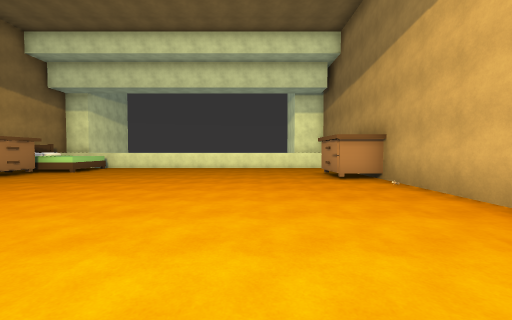
View 1 (above)

15 first-person views from a walk through a scene from a Unity 3-D project. The camera is 1.5 m above the floor, tilts 2° down and sees 90° across. Doors are open. The floor is counted in squares, 2 m on a side. Each view is taken from the middle of a square. On the plan, view 1 faces up. The plan holds only what a view shows up to about 9 squares ahead; the rest is blank. The place goes on beyond the plan. The player character is not drawn.

View 2
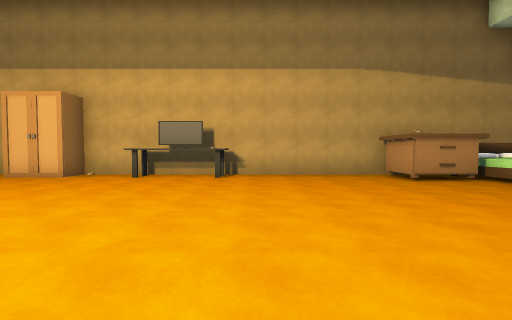

View 3
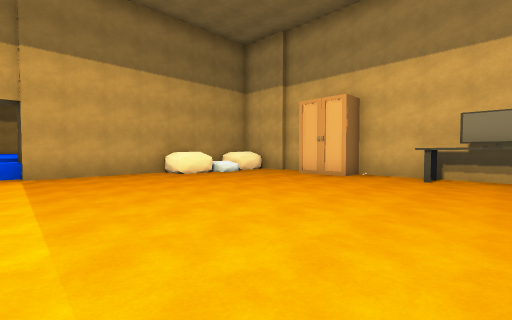

View 4
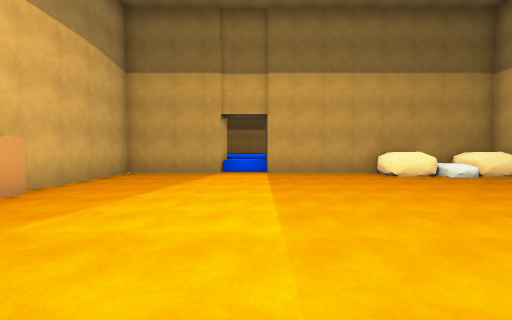

View 5
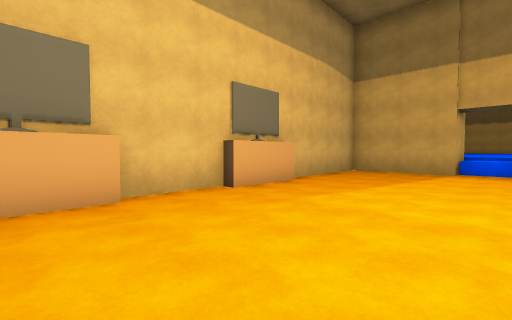

View 6
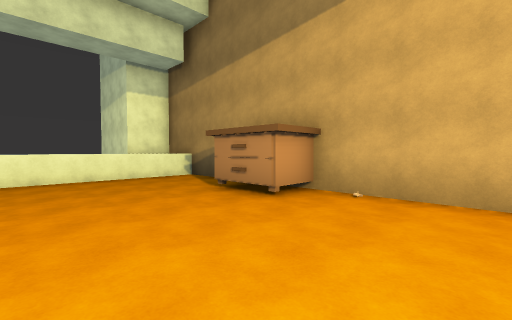

View 7
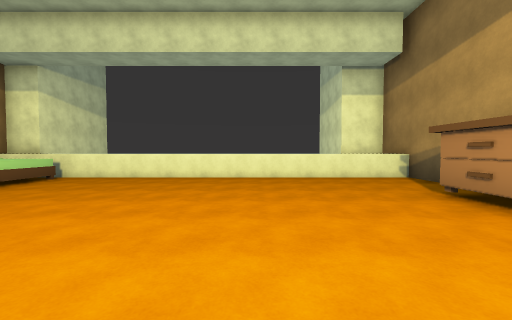

View 8
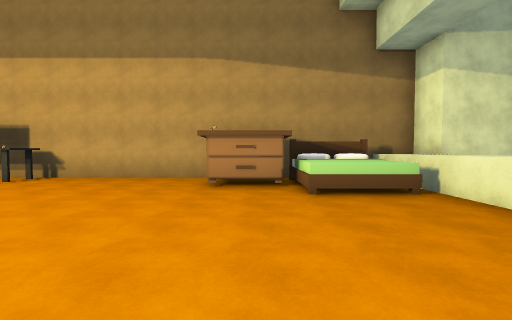

View 9
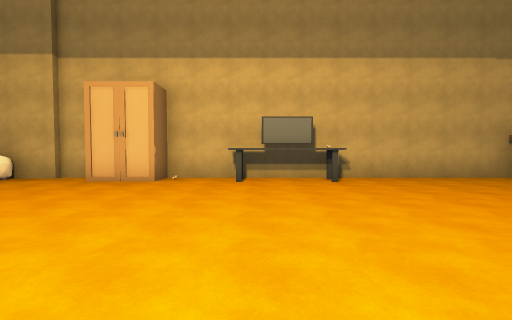

View 10
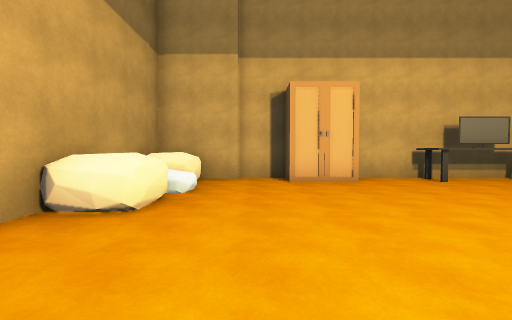

View 11
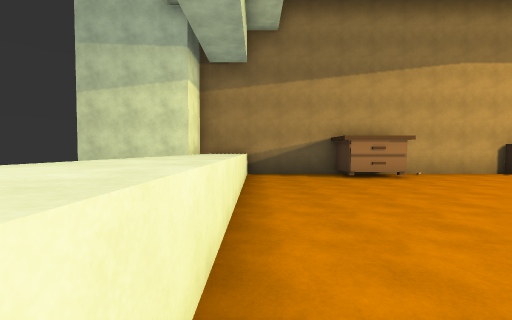

View 12
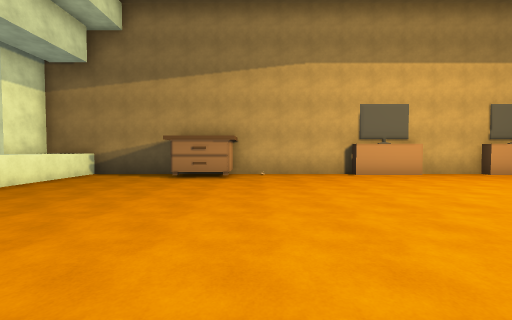

View 13
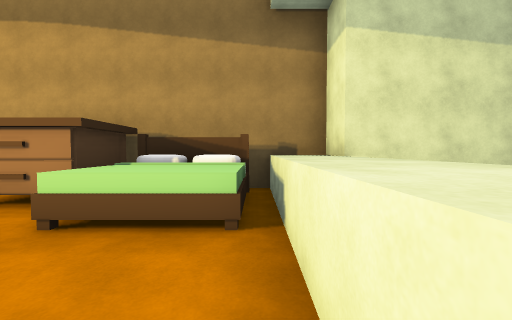

View 14
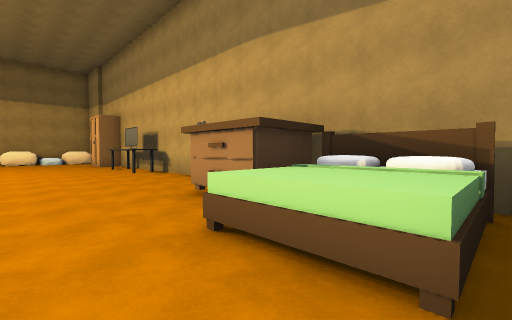

View 15
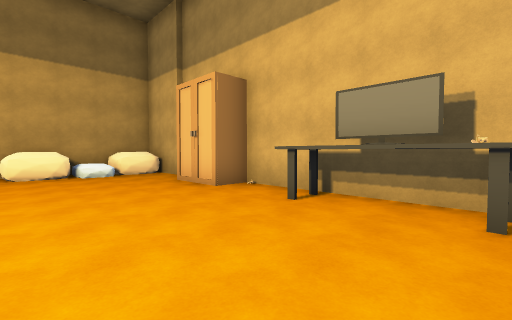

### Floor plan
Key: @ floor where view 1 was taken; # wall or solid block; . floor; D open door; ^ raised ledge; O other object.
Columns run from 10 left of view 1 to 4 right of it. Each row starts with its distance up from view 1.
 14   #         #
 13  ##         ##
 12  ^^^^^^^^^^^^^
 11 #.............#
 10 # OO..........#
  9 #.OO..........#
  8 #.O.........OO
  7 #.O..........O
  6 #.............#
  5 #.............#
  4 #.............#
  3 #.............#
  2 ##O..........O
  1  OO..........##
  0  OO.......@...#
 -1 #.............#
 -2 #............O
 -3 ##...........##
 -4 ##............#
 -5 #.............#
 -6 ##............#
 -7  #OOOO........#
 -8  ########DD####
 -9          ^^
-10          ^^

Positions as (right, up) in squares from view 1, and headings:
1: (0, 0), facing up
2: (-1, 3), facing left
3: (-1, 1), facing down-left
4: (-1, 1), facing down
5: (-1, 2), facing down-right
6: (-1, 4), facing up-right
7: (-1, 4), facing up
8: (-2, 8), facing left
9: (-2, 0), facing left
10: (-2, -5), facing left
11: (-5, 11), facing right
12: (-5, 6), facing right
13: (-4, 11), facing left
14: (-5, 11), facing down-left
15: (-5, 2), facing down-left
